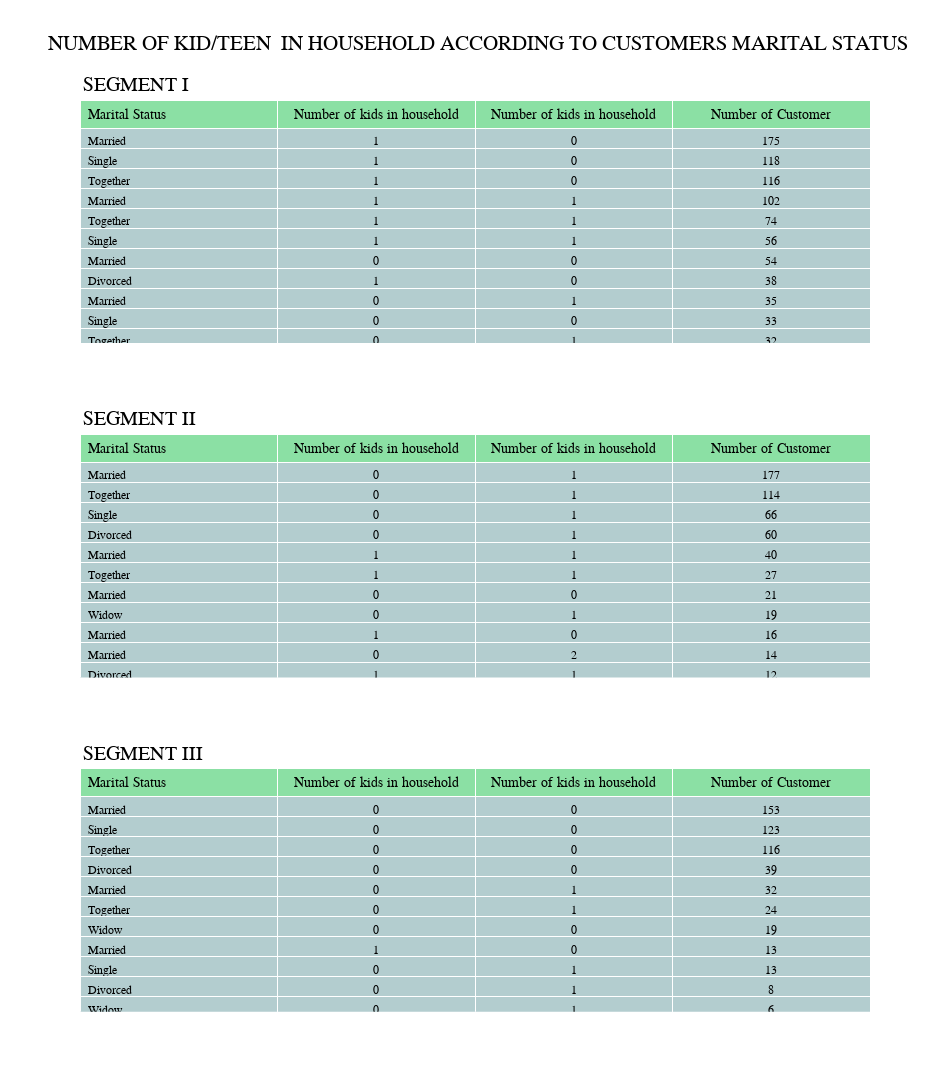

Notebook code for this chart:
### Code cell
segment_stat1= pd.concat([segment1["Marital_Status"],
                          segment1["Kidhome"],
                          segment1["Teenhome"]],
                         axis=1)



segment_stat2=pd.concat([segment2["Marital_Status"],
                         segment2["Kidhome"],
                         segment2["Teenhome"]],
                        axis=1)

segment_stat3=pd.concat([segment3["Marital_Status"],
                         segment3["Kidhome"],
                         segment3["Teenhome"]],
                        axis=1)

segment1_table= pd.DataFrame(segment_stat1.value_counts())
segment2_table= pd.DataFrame(segment_stat2.value_counts())
segment3_table= pd.DataFrame(segment_stat3.value_counts())

segment1_table.reset_index(inplace=True)
segment2_table.reset_index(inplace=True)
segment3_table.reset_index(inplace=True)

values=["Marital Status", "Number of kids in household", "Number of kids in household", "Number of Customer"]


fig = make_subplots(rows=3,
                    cols=1,
                    specs=[[{"type": "table"}],
                           [{"type": "table"}],
                           [{"type": "table"}]])


fig.add_trace(go.Table(
    header=dict(values=list(values),
                fill_color='rgb(139, 224, 164)',
                align=['left',
                       'center',
                       'center',
                       'center'],
               font=dict(color='black',
                         size=14),),
    cells=dict(values=[segment1_table["Marital_Status"],
                       segment1_table["Kidhome"],
                       segment1_table["Teenhome"],
                       segment1_table[0]],
               fill_color='rgb(179, 205, 207)',
               font_size=12,
               align=["left",
                      'center',
                      'center',
                      'center'])),
             row=1,
             col=1)


fig.add_trace(go.Table(
    header=dict(values=list(values),
                fill_color='rgb(139, 224, 164)',
                align=['left','center', 'center', 'center'],
               font=dict(color='black',
                         size=14),),
    cells=dict(values=[segment2_table["Marital_Status"],
                       segment2_table["Kidhome"],
                       segment2_table["Teenhome"],
                       segment2_table[0]],
               fill_color='rgb(179, 205, 207)',
               font_size=12,
               align=["left",
                      'center',
                      'center',
                      'center'])),
             row=2,
             col=1)


fig.add_trace (go.Table(
    header=dict(values=list(values),
                fill_color='rgb(139, 224, 164)',
                align=['left',
                       'center',
                       'center',
                       'center'],
               font=dict(color='black',
                         size=14),),
    cells=dict(values=[segment3_table["Marital_Status"],
                       segment3_table["Kidhome"],
                       segment3_table["Teenhome"],
                       segment3_table[0]],
               fill_color='rgb(179, 205, 207)',
               font_size=12,
               align=["left",
                      'center',
                      'center', 
                      'center'])),
              row=3,
              col=1)


fig.update_layout(height=1100,
                  width=950,
                  title_text="NUMBER OF KID/TEEN  IN HOUSEHOLD ACCORDING TO CUSTOMERS MARITAL STATUS",
                  font_family = 'TimesNewRoman',
                  font_size = 15,
                  font_color= "black"
                 )



fig.add_annotation(dict(x=0.001, y=1.03, xref="paper",
                                yref="paper", 
                                text='SEGMENT I',
                                font_size = 20,
                                showarrow=False))

fig.add_annotation(dict(x=0.001, y=0.65, xref="paper",
                                yref="paper", 
                                text='SEGMENT II',
                                font_size = 20,
                                showarrow=False))

fig.add_annotation(dict(x=0.001, y=0.27, xref="paper",
                                yref="paper", 
                                text='SEGMENT III',
                                font_size = 20,
                                showarrow=False))



fig.show()

### Figure 1 — Plotly figure (JSON) as saved in the notebook; plotly's stock layout.template omitted (floating-point values rounded to 4 significant figures; data arrays with more than 128 entries replaced by an {"elided": "..."} marker saying what was removed)
{"data": [{"cells": {"align": ["left", "center", "center", "center"], "fill": {"color": "rgb(179, 205, 207)"}, "font": {"size": 12}, "values": {"elided": "4x36 mixed values"}}, "domain": {"x": [0.0, 1.0], "y": [0.7333, 1.0]}, "header": {"align": ["left", "center", "center", "center"], "fill": {"color": "rgb(139, 224, 164)"}, "font": {"color": "black", "size": 14}, "values": ["Marital Status", "Number of kids in household", "Number of kids in household", "Number of Customer"]}, "type": "table"}, {"cells": {"align": ["left", "center", "center", "center"], "fill": {"color": "rgb(179, 205, 207)"}, "font": {"size": 12}, "values": [["Married", "Together", "Single", "Divorced", "Married", "Together", "Married", "Widow", "Married", "Married", "Divorced", "Together", "Single", "Single", "Together", "Divorced", "Together", "Single", "Single", "Divorced", "Widow", "Married", "Together", "Married", "Widow", "Together", "YOLO", "Single", "Married", "Divorced", "Divorced", "Alone"], [0, 0, 0, 0, 1, 1, 0, 0, 1, 0, 1, 0, 1, 0, 1, 0, 0, 1, 1, 0, 0, 2, 1, 1, 1, 2, 0, 0, 2, 1, 1, 1], [1, 1, 1, 1, 1, 1, 0, 1, 0, 2, 1, 0, 1, 0, 0, 0, 2, 0, 2, 2, 0, 1, 2, 2, 1, 1, 1, 2, 0, 0, 2, 1], [177, 114, 66, 60, 40, 27, 21, 19, 16, 14, 12, 12, 11, 10, 7, 7, 6, 4, 4, 4, 4, 3, 3, 3, 3, 2, 2, 2, 2, 2, 1, 1]]}, "domain": {"x": [0.0, 1.0], "y": [0.3667, 0.6333]}, "header": {"align": ["left", "center", "center", "center"], "fill": {"color": "rgb(139, 224, 164)"}, "font": {"color": "black", "size": 14}, "values": ["Marital Status", "Number of kids in household", "Number of kids in household", "Number of Customer"]}, "type": "table"}, {"cells": {"align": ["left", "center", "center", "center"], "fill": {"color": "rgb(179, 205, 207)"}, "font": {"size": 12}, "values": [["Married", "Single", "Together", "Divorced", "Married", "Together", "Widow", "Married", "Single", "Divorced", "Widow", "Together", "Single", "Absurd", "Divorced", "Single", "Married", "Divorced", "Widow"], [0, 0, 0, 0, 0, 0, 0, 1, 0, 0, 0, 1, 1, 0, 1, 1, 0, 1, 0], [0, 0, 0, 0, 1, 1, 0, 0, 1, 1, 1, 0, 0, 0, 0, 1, 2, 1, 2], [153, 123, 116, 39, 32, 24, 19, 13, 13, 8, 6, 4, 3, 2, 2, 1, 1, 1, 1]]}, "domain": {"x": [0.0, 1.0], "y": [0.0, 0.2667]}, "header": {"align": ["left", "center", "center", "center"], "fill": {"color": "rgb(139, 224, 164)"}, "font": {"color": "black", "size": 14}, "values": ["Marital Status", "Number of kids in household", "Number of kids in household", "Number of Customer"]}, "type": "table"}], "layout": {"annotations": [{"font": {"size": 20}, "showarrow": false, "text": "SEGMENT I", "x": 0.001, "xref": "paper", "y": 1.03, "yref": "paper"}, {"font": {"size": 20}, "showarrow": false, "text": "SEGMENT II", "x": 0.001, "xref": "paper", "y": 0.65, "yref": "paper"}, {"font": {"size": 20}, "showarrow": false, "text": "SEGMENT III", "x": 0.001, "xref": "paper", "y": 0.27, "yref": "paper"}], "font": {"color": "black", "family": "TimesNewRoman", "size": 15}, "height": 1100, "title": {"text": "NUMBER OF KID/TEEN  IN HOUSEHOLD ACCORDING TO CUSTOMERS MARITAL STATUS"}, "width": 950}}
